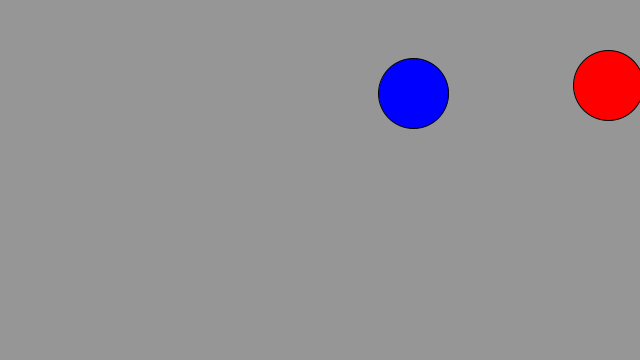
Frame 1 (no input)
Frame 60 (the mouse pressed at the canvas centre just before this capture): identical to frame 1, image omitted
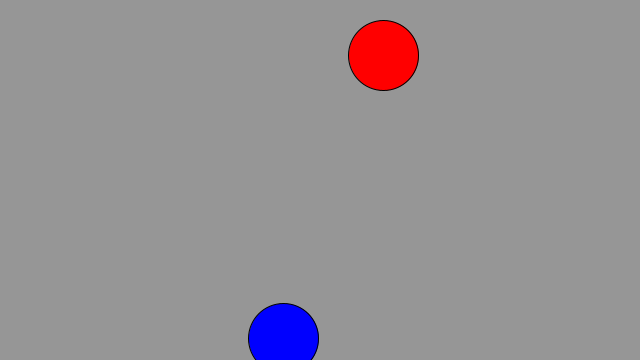
Frame 120 (the mouse held since frame 60 and released just before this capture)

The Processing sketch that drew these frames (run headless with seeded random() and noise(); from frame 60 on, the mouse is pressed at the canvas centre):

// Processing sketch: Q_SelfFunctions
// ── Q_SelfFunctions.pde
float circleX;
float circleY;

float circleX2;
float circleY2;

float speedX;
float speedY;

float speedX2;
float speedY2;

boolean clicDetect = false;

void setup() {
  size(640, 360);

  circleX = random(width);
  circleY = random(height);

  circleX2 = random(width);
  circleY2 = random(height);

  speedX = 10;
  speedY = 5;

  speedX2 = 5;
  speedY2 = 10;
}

void draw() {
  background(150);

  displayBalls();
  if (clicDetect) {
    moveBalls();
  }
  checkEdges();
  println(speedX);
}

void mousePressed() {
  clicDetect = !clicDetect;
}

void displayBalls() {
  fill(0, 0, 255);
  ellipse(circleX, circleY, 70, 70);
  fill(255, 0, 0);
  ellipse(circleX2, circleY2, 70, 70);
}

void moveBalls() {
  circleX += speedX;
  circleY += speedY;

  circleX2 += speedX2;
  circleY2 += speedY2;
}

void checkEdges() {
  if (circleX > width || circleX < 0) { // If the ball crosses one of the window sides (right or left)
    speedX = speedX * -1 ; // Turn around!
    //speedX = speedX < 0 ? (speedX - 2) * -1 : (speedX + 2) * -1 ; // Turn around! and number 2 is for increase speed
  }

  if (circleY > height || circleY < 0) { // If the ball crosses one of the window sides (top or down)
    speedY = speedY * -1 ; // Turn around!
    //speedX = speedX < 0 ? (speedX - 2) * -1 : (speedX + 2) * -1 ; // Turn around! and number 2 is for increase speed
  }

  ///// Second circle

  if (circleX2 > width || circleX2 < 0) { // If the ball crosses one of the window sides (right or left)
    speedX2 = speedX2 * -1 ; // Turn around!
    //speedX = speedX < 0 ? (speedX - 2) * -1 : (speedX + 2) * -1 ; // Turn around! and number 2 is for increase speed
  }

  if (circleY2 > height || circleY2 < 0) { // If the ball crosses one of the window sides (top or down)
    speedY2 = speedY2 * -1 ; // Turn around!
    //speedX = speedX < 0 ? (speedX - 2) * -1 : (speedX + 2) * -1 ; // Turn around! and number 2 is for increase speed
  }
}
